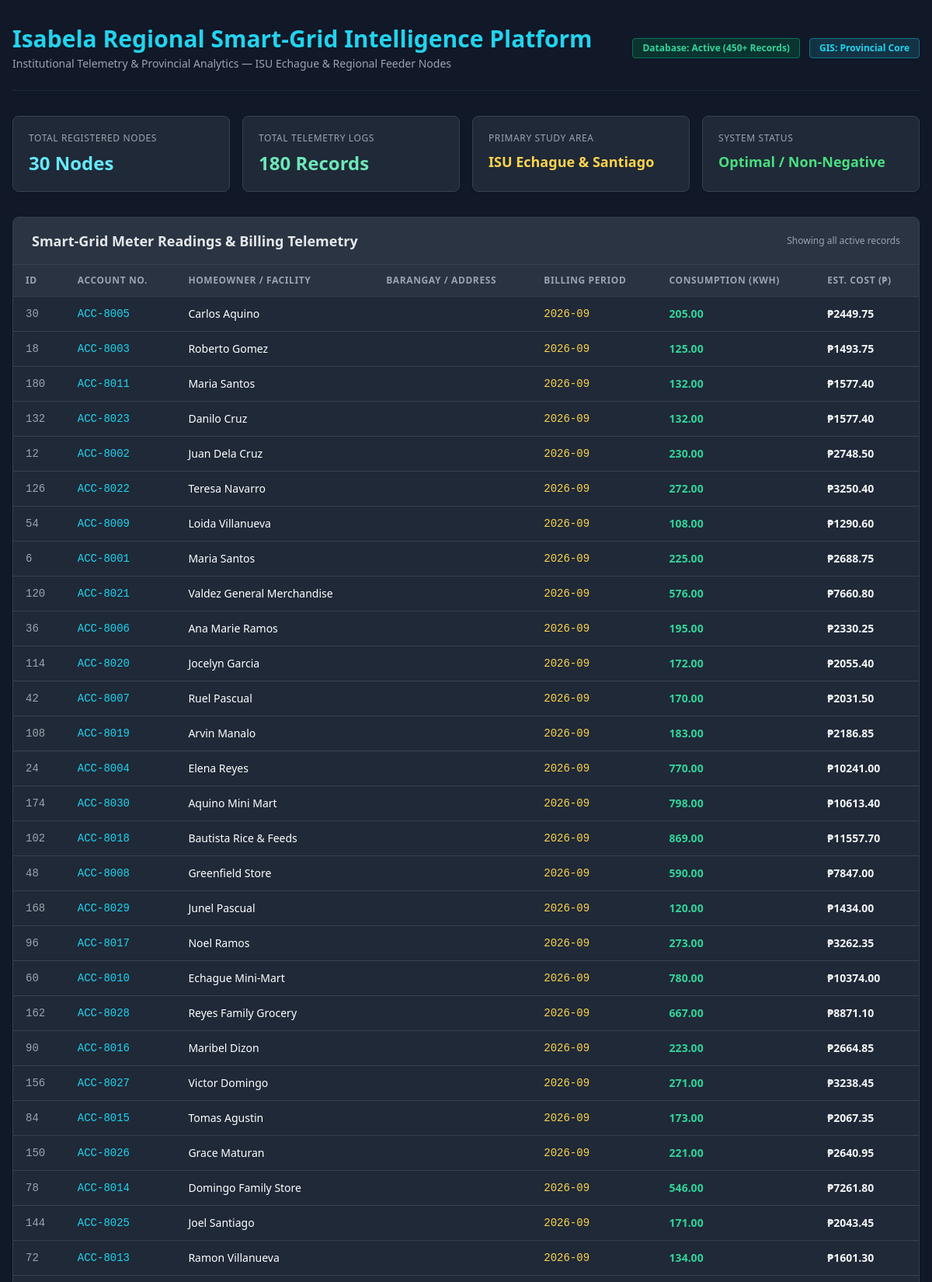
The page / (upper part) on the database its author committed.
### tables this page shows
CREATE TABLE households (
        household_id    INTEGER PRIMARY KEY AUTOINCREMENT,
        account_number  TEXT NOT NULL UNIQUE
                        CHECK (account_number GLOB 'ACC-[0-9][0-9][0-9][0-9]*'),
        homeowner_name  TEXT NOT NULL CHECK (length(trim(homeowner_name)) > 0),
        address         TEXT NOT NULL CHECK (length(trim(address)) > 0),
        connection_type TEXT NOT NULL
                        CHECK (connection_type IN ('Residential', 'Commercial')),
        status          TEXT NOT NULL DEFAULT 'Active'
                        CHECK (status IN ('Active', 'Inactive', 'Overdue',
                                          'Suspended', 'Disconnected')),
        online_billing  TEXT NOT NULL DEFAULT 'No'
                        CHECK (online_billing IN ('Yes', 'No')),
        latitude        REAL CHECK (latitude  IS NULL OR
                                    (latitude  BETWEEN -90  AND 90)),
        longitude       REAL CHECK (longitude IS NULL OR
                                    (longitude BETWEEN -180 AND 180)),
        password_hash   TEXT,
        created_at      DATETIME NOT NULL DEFAULT CURRENT_TIMESTAMP,
        updated_at      DATETIME
    );

### server.py (the view)
@app.route('/')
def index():
    households = fetch_all_households()
    readings = fetch_all_readings()
    stats = get_summary_statistics()
    return render_template('index.html', households=households, readings=readings, stats=stats)

### analytics.py (called while the page is built)
def _query(sql, params=()):
    with closing(get_connection()) as conn:
        return conn.execute(sql, params).fetchall()

### database.py (called while the page is built)
def get_connection():
    conn = sqlite3.connect(DB_NAME)
    conn.row_factory = sqlite3.Row
    conn.execute("PRAGMA foreign_keys = ON;")
    return conn

### functions.py (called while the page is built)
def fetch_all_households():
    with closing(get_connection()) as conn:
        return conn.execute("""
            SELECT household_id, account_number, homeowner_name, address,
                   connection_type, status
            FROM households ORDER BY household_id
        """).fetchall()

def fetch_all_readings():
    with closing(get_connection()) as conn:
        return conn.execute("""
            SELECT r.reading_id, h.account_number, h.homeowner_name,
                   r.billing_period, r.previous_reading, r.current_reading,
                   r.consumption_kwh, r.rate_per_kwh, r.estimated_cost,
                   r.reading_date, h.connection_type
            FROM meter_readings r
            JOIN households h ON r.household_id = h.household_id
            ORDER BY r.reading_date DESC, r.reading_id DESC
        """).fetchall()

### templates/index.html (shortened to what this page needs)
<!DOCTYPE html>
<html lang="en">
<head>
    <script src="https://cdn.tailwindcss.com"></script>
</head>
<body class="bg-gray-900 text-gray-100 font-sans antialiased">
    <div class="max-w-7xl mx-auto px-4 py-8">
        <header class="mb-8 border-b border-gray-800 pb-6 flex flex-col md:flex-row justify-between items-start md:items-center">
            <div>
                <h1 class="text-3xl font-bold text-cyan-400">Isabela Regional Smart-Grid Intelligence Platform</h1>
                <p class="text-sm text-gray-400 mt-1">Institutional Telemetry & Provincial Analytics — ISU Echague & Regional Feeder Nodes</p>
            </div>
            <div class="mt-4 md:mt-0 flex gap-3">
                <span class="px-3 py-1 bg-emerald-900/50 text-emerald-400 border border-emerald-700 rounded text-xs font-semibold">Database: Active (450+ Records)</span>
                <span class="px-3 py-1 bg-cyan-900/50 text-cyan-400 border border-cyan-700 rounded text-xs font-semibold">GIS: Provincial Core</span>
            </div>
        </header>
        <div class="grid grid-cols-1 sm:grid-cols-2 lg:grid-cols-4 gap-4 mb-8">
            <div class="bg-gray-800 border border-gray-700 rounded-lg p-5 shadow">
                <p class="text-xs uppercase tracking-wider text-gray-400 font-medium">Total Registered Nodes</p>
                <p class="text-2xl font-bold text-cyan-300 mt-2">{{ households|length }} Nodes</p>
            </div>
            <div class="bg-gray-800 border border-gray-700 rounded-lg p-5 shadow">
                <p class="text-xs uppercase tracking-wider text-gray-400 font-medium">Total Telemetry Logs</p>
                <p class="text-2xl font-bold text-emerald-300 mt-2">{{ readings|length }} Records</p>
            </div>
            <div class="bg-gray-800 border border-gray-700 rounded-lg p-5 shadow">
                <p class="text-xs uppercase tracking-wider text-gray-400 font-medium">Primary Study Area</p>
                <p class="text-lg font-bold text-amber-300 mt-2">ISU Echague & Santiago</p>
            </div>
            <div class="bg-gray-800 border border-gray-700 rounded-lg p-5 shadow">
                <p class="text-xs uppercase tracking-wider text-gray-400 font-medium">System Status</p>
                <p class="text-lg font-bold text-green-400 mt-2">Optimal / Non-Negative</p>
            </div>
        </div>
        <div class="bg-gray-800 border border-gray-700 rounded-lg shadow mb-10 overflow-hidden">
            <div class="px-6 py-4 bg-gray-700/50 border-b border-gray-700 flex justify-between items-center">
                <h2 class="text-lg font-semibold text-gray-200">Smart-Grid Meter Readings & Billing Telemetry</h2>
                <span class="text-xs text-gray-400">Showing all active records</span>
            </div>
            <div class="overflow-x-auto">
                <table class="w-full text-left border-collapse">
                    <thead>
                        <tr class="bg-gray-700/40 text-gray-400 text-xs uppercase tracking-wider border-b border-gray-700">
                            <th class="py-3 px-4">ID</th>
                            <th class="py-3 px-4">Account No.</th>
                            <th class="py-3 px-4">Homeowner / Facility</th>
                            <th class="py-3 px-4">Barangay / Address</th>
                            <th class="py-3 px-4">Billing Period</th>
                            <th class="py-3 px-4">Consumption (kWh)</th>
                            <th class="py-3 px-4">Est. Cost (₱)</th>
                        </tr>
                    </thead>
                    <tbody class="divide-y divide-gray-700 text-sm text-gray-300">
                        {% for r in readings %}
                        <tr class="hover:bg-gray-700/30 transition-colors">
                            <td class="py-3 px-4 font-mono text-gray-400">{{ r.reading_id }}</td>
                            <td class="py-3 px-4 font-mono text-cyan-400">{{ r.account_number }}</td>
                            <td class="py-3 px-4 font-medium text-white">{{ r.homeowner_name }}</td>
                            <td class="py-3 px-4 text-gray-300">{{ r.address }}</td>
                            <td class="py-3 px-4 font-mono text-amber-300">{{ r.billing_period }}</td>
                            <td class="py-3 px-4 font-semibold text-emerald-400">{{ "%.2f"|format(r.consumption_kwh) }}</td>
                            <td class="py-3 px-4 font-semibold text-gray-100">₱{{ "%.2f"|format(r.estimated_cost) }}</td>
                        </tr>
                        {% else %}
                        <tr>
                            <td colspan="7" class="py-6 text-center text-gray-400">No meter readings available.</td>
                        </tr>
                        {% endfor %}
                    </tbody>
                </table>
            </div>
        </div>
    </div>
</body>
</html>

### rows shown on the page
households: reading_id "30", account_number "ACC-8005", homeowner_name "Carlos Aquino", billing_period "2026-09", consumption_kwh "205.00", estimated_cost "2449.75"
households: reading_id "18", account_number "ACC-8003", homeowner_name "Roberto Gomez", billing_period "2026-09", consumption_kwh "125.00", estimated_cost "1493.75"
households: reading_id "180", account_number "ACC-8011", homeowner_name "Maria Santos", billing_period "2026-09", consumption_kwh "132.00", estimated_cost "1577.40"
households: reading_id "132", account_number "ACC-8023", homeowner_name "Danilo Cruz", billing_period "2026-09", consumption_kwh "132.00", estimated_cost "1577.40"
households: reading_id "12", account_number "ACC-8002", homeowner_name "Juan Dela Cruz", billing_period "2026-09", consumption_kwh "230.00", estimated_cost "2748.50"
households: reading_id "126", account_number "ACC-8022", homeowner_name "Teresa Navarro", billing_period "2026-09", consumption_kwh "272.00", estimated_cost "3250.40"
households: reading_id "54", account_number "ACC-8009", homeowner_name "Loida Villanueva", billing_period "2026-09", consumption_kwh "108.00", estimated_cost "1290.60"
households: reading_id "6", account_number "ACC-8001", homeowner_name "Maria Santos", billing_period "2026-09", consumption_kwh "225.00", estimated_cost "2688.75"
households: reading_id "120", account_number "ACC-8021", homeowner_name "Valdez General Merchandise", billing_period "2026-09", consumption_kwh "576.00", estimated_cost "7660.80"
households: reading_id "36", account_number "ACC-8006", homeowner_name "Ana Marie Ramos", billing_period "2026-09", consumption_kwh "195.00", estimated_cost "2330.25"
households: reading_id "114", account_number "ACC-8020", homeowner_name "Jocelyn Garcia", billing_period "2026-09", consumption_kwh "172.00", estimated_cost "2055.40"
households: reading_id "42", account_number "ACC-8007", homeowner_name "Ruel Pascual", billing_period "2026-09", consumption_kwh "170.00", estimated_cost "2031.50"
households: reading_id "108", account_number "ACC-8019", homeowner_name "Arvin Manalo", billing_period "2026-09", consumption_kwh "183.00", estimated_cost "2186.85"
households: reading_id "24", account_number "ACC-8004", homeowner_name "Elena Reyes", billing_period "2026-09", consumption_kwh "770.00", estimated_cost "10241.00"
households: reading_id "174", account_number "ACC-8030", homeowner_name "Aquino Mini Mart", billing_period "2026-09", consumption_kwh "798.00", estimated_cost "10613.40"
households: reading_id "102", account_number "ACC-8018", homeowner_name "Bautista Rice & Feeds", billing_period "2026-09", consumption_kwh "869.00", estimated_cost "11557.70"
households: reading_id "48", account_number "ACC-8008", homeowner_name "Greenfield Store", billing_period "2026-09", consumption_kwh "590.00", estimated_cost "7847.00"
households: reading_id "168", account_number "ACC-8029", homeowner_name "Junel Pascual", billing_period "2026-09", consumption_kwh "120.00", estimated_cost "1434.00"
households: reading_id "96", account_number "ACC-8017", homeowner_name "Noel Ramos", billing_period "2026-09", consumption_kwh "273.00", estimated_cost "3262.35"
households: reading_id "60", account_number "ACC-8010", homeowner_name "Echague Mini-Mart", billing_period "2026-09", consumption_kwh "780.00", estimated_cost "10374.00"
households: reading_id "162", account_number "ACC-8028", homeowner_name "Reyes Family Grocery", billing_period "2026-09", consumption_kwh "667.00", estimated_cost "8871.10"
households: reading_id "90", account_number "ACC-8016", homeowner_name "Maribel Dizon", billing_period "2026-09", consumption_kwh "223.00", estimated_cost "2664.85"
households: reading_id "156", account_number "ACC-8027", homeowner_name "Victor Domingo", billing_period "2026-09", consumption_kwh "271.00", estimated_cost "3238.45"
households: reading_id "84", account_number "ACC-8015", homeowner_name "Tomas Agustin", billing_period "2026-09", consumption_kwh "173.00", estimated_cost "2067.35"
households: reading_id "150", account_number "ACC-8026", homeowner_name "Grace Maturan", billing_period "2026-09", consumption_kwh "221.00", estimated_cost "2640.95"
households: reading_id "78", account_number "ACC-8014", homeowner_name "Domingo Family Store", billing_period "2026-09", consumption_kwh "546.00", estimated_cost "7261.80"
households: reading_id "144", account_number "ACC-8025", homeowner_name "Joel Santiago", billing_period "2026-09", consumption_kwh "171.00", estimated_cost "2043.45"
households: reading_id "72", account_number "ACC-8013", homeowner_name "Ramon Villanueva", billing_period "2026-09", consumption_kwh "134.00", estimated_cost "1601.30"

### other values the page prints
{{ households|length }} "30"
{{ readings|length }} "180"
